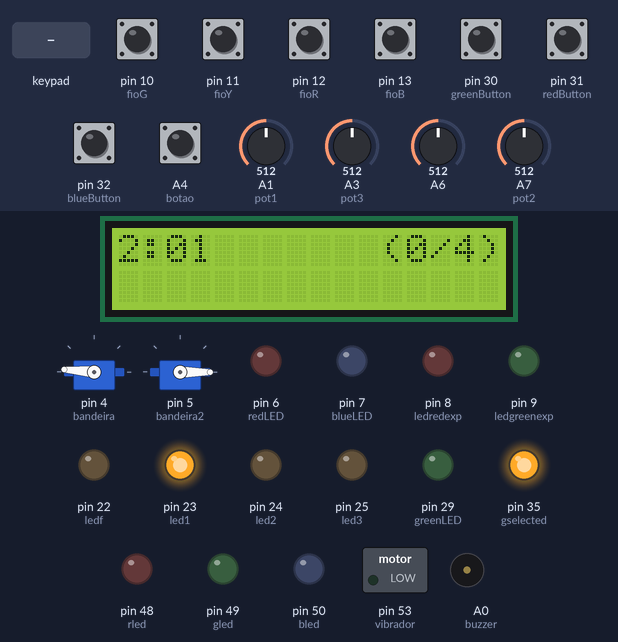
Bench run of a sketch on a simulated Arduino Mega 2560, built with avr-gcc and run on an emulated ATmega2560. On the bench: 16×2 character LCD, 2 × servo, switched loads named in the sketch (green lamp = pin HIGH), output pins drawn as LEDs (lit = HIGH), buzzer (waves = sounding). Dashed ring = blinking. The test bench sets the inputs (shaded band); at power-on: A4 (botao), pin 10 (fioG), pin 11 (fioY), pin 12 (fioR), pin 13 (fioB), pin 30 (greenButton), pin 31 (redButton), pin 32 (blueButton) HIGH, A1 (pot1) = 512, A3 (pot3) = 512, A6 = 512, A7 (pot2) = 512. Random numbers use the default seed unless the sketch sets one; what the sketch prints to the serial monitor is not drawn. At 27.2 s the program stops and its outputs stay as they are.

Above: at 3.5 s.
3.6 s: keypad keys 8 7 4 7 4 6 D pressed 0.4 s apart
At 7.7 s:
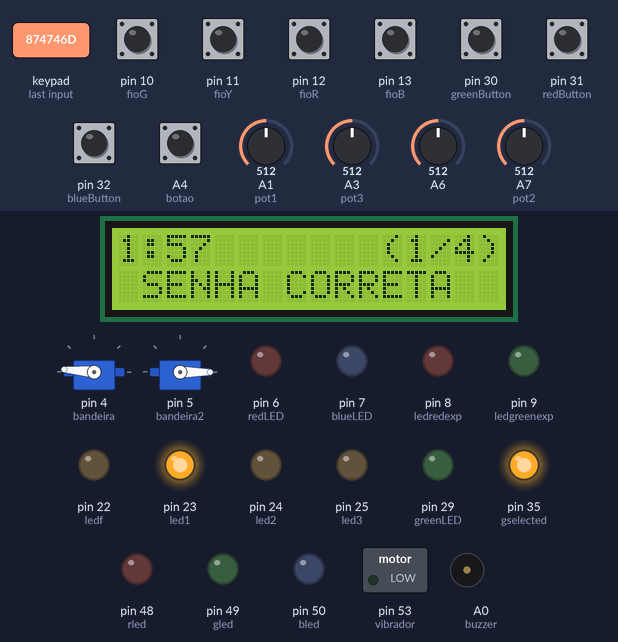
7.9 s: pin 32 (blueButton) pulled LOW for 0.15 s
At 8.8 s:
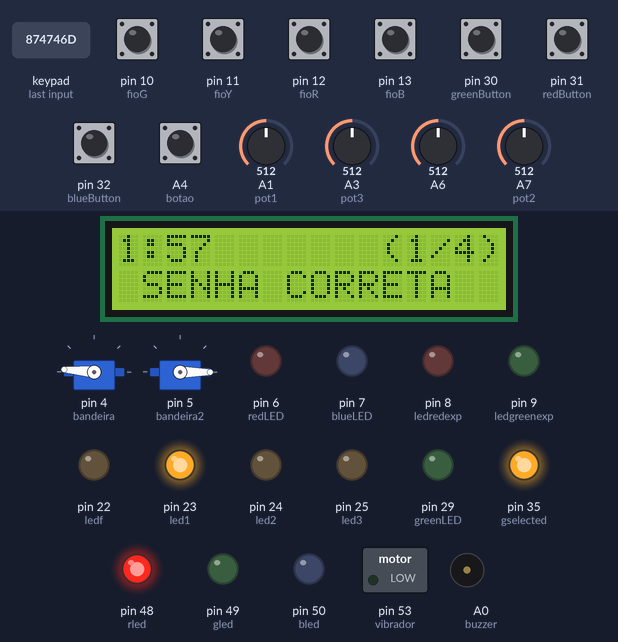
11.0 s: pin 30 (greenButton) pulled LOW for 0.15 s
At 11.32 s:
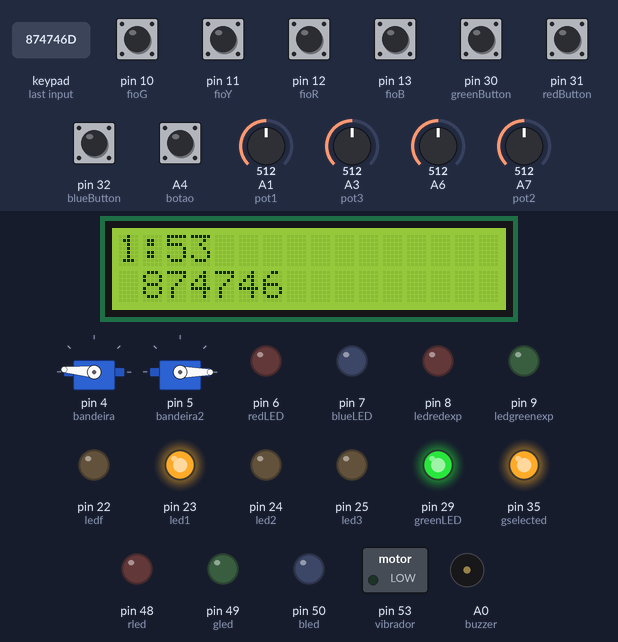
11.7 s: A4 (botao) pulled LOW for 1 s
At 15.27 s:
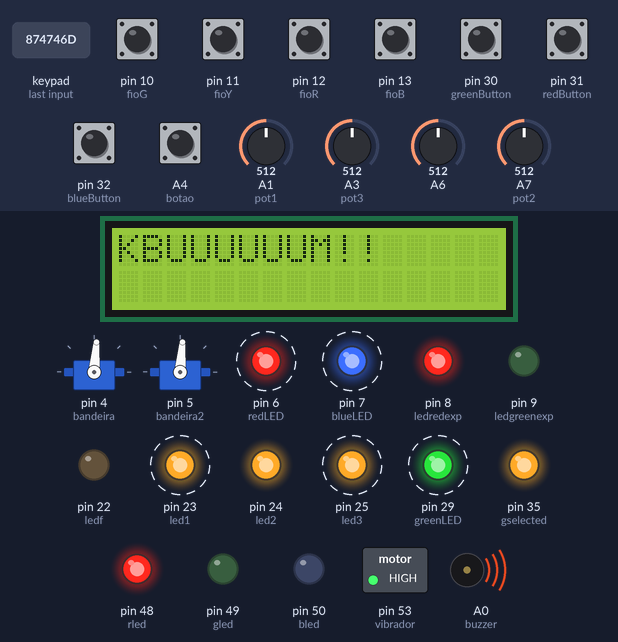
Timing chart, 0 to 28.7 s (numbered marks = the images above; inputs shaded):
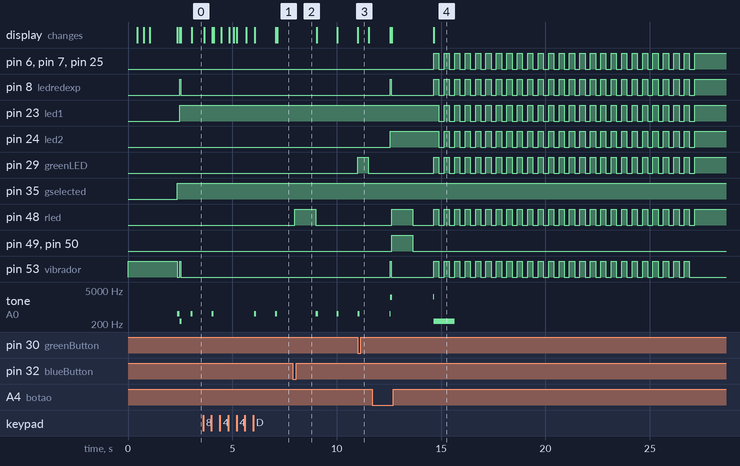

The sketch:

kabum.ino
```cpp
#include <String.h>
#include <Servo.h>
#include <time.h>
#include "LiquidCrystal_I2C.h"
#include "Button.h"
#include "Keypad.h"

LiquidCrystal_I2C lcd(0x27, 16, 2);

#define led1 23
#define led2 24
#define led3 25
#define ledf 22
#define buzzer A0

int s = 0;

int modcofre = 0;
int modsenha = 0;
int modgenius = 0;
int err = 0;

const int ledgreenexp = 9;
const int ledredexp = 8;

unsigned SecondsRemaining = 0;
unsigned long PreviousMillis = 0;
unsigned MinutesRemaining;
unsigned TimeElapsed = 0;
int t = SecondsRemaining;
const int nota_C4 = 262;
const int nota_DS7 = 2489;
const int nota_E7 = 2637;

//var kabum

Servo bandeira;
Servo bandeira2;
#define vibrador 53

int pos = 0;

// var senha

const byte LINHAS = 4; // Linhas do teclado
const byte COLUNAS = 4; // Colunas do teclado
String senhaf = "874746";
String senha = "";

const char COMBINACAO1[LINHAS][COLUNAS] = { // Matriz de caracteres (mapeamento do teclado)
  {'8', '4', '6', 'A'},
  {'9', '2', '5', 'B'},
  {'0', '1', '3', 'C'},
  {'*', '7', '#', 'D'}
};

const char COMBINACAO2[LINHAS][COLUNAS] = { // Matriz de caracteres (mapeamento do teclado)
  {'2', '3', '1', 'A'},
  {'5', '6', '4', 'B'},
  {'8', '9', '7', 'C'},
  {'*', '0', '#', 'D'}
};

const char COMBINACAO3[LINHAS][COLUNAS] = { // Matriz de caracteres (mapeamento do teclado)
  {'9', '6', '5', 'A'},
  {'2', '7', '4', 'B'},
  {'0', '3', '1', 'C'},
  {'*', '8', '#', 'D'}
};

byte PINOS_LINHAS[LINHAS] = {40, 41, 42, 43}; // Pinos de conexao com as linhas do teclado
byte PINOS_COLUNAS[COLUNAS] = {44, 45, 46, 47}; // Pinos de conexao com as colunas do teclado

Keypad teclado_personalizado1 = Keypad(makeKeymap(COMBINACAO1), PINOS_LINHAS, PINOS_COLUNAS, LINHAS, COLUNAS);
Keypad teclado_personalizado2 = Keypad(makeKeymap(COMBINACAO2), PINOS_LINHAS, PINOS_COLUNAS, LINHAS, COLUNAS);
Keypad teclado_personalizado3 = Keypad(makeKeymap(COMBINACAO3), PINOS_LINHAS, PINOS_COLUNAS, LINHAS, COLUNAS);

// var corta fio

const int fioY = 11;
const int fioR = 12;
const int fioG = 10;
const int fioB = 13 ;
boolean Y = 0;
boolean R = 0;
boolean G = 0;
boolean B = 0;
int D_current[]={G,R,B,Y};

// led central

int rselected = 39;
int gselected = 35;
int bselected = 37;

int selectedcombination = 1;

int D1[]={0,0,1,1};
int D2[]={1,1,0,0};
int D3[]={1,0,0,0};

int state[]={0,0,0,0};

int modcurrent = 0;

// var genius

Button greenButton(30);
Button redButton(31);
Button blueButton(32);

#define SEQ 6
int sequencia[SEQ] = {};
int rodada_atual = 0;
int pressed = 0;
int passo_atual_na_sequencia = 0;

const int rled = 48;
const int gled = 49;
const int bled = 50;

const int greenLED = 29;
const int redLED = 6;
const int blueLED = 7;

int botao_pressionado = 0;  // Inicializa botão em 0
int perdeu_o_jogo = false;  // Variável fim de jogo

// var cofre

#define led1c 26
#define led2c 27
#define led3c 28
#define pot1 A1
#define pot2 A7
#define pot3 A3

int correct1 = 0;
int correct2 = 0;
int correct3 = 0;

Button botao(A4);

byte valor1 = 0;
byte valor2 = 0;
byte valor3 = 0;
byte codigo1 = 0;
byte codigo2 = 0;
byte codigo3 = 0;
byte intervalo = 8;

unsigned long tempoAntes = 0;
unsigned long tempoDepois = 0;

int seedgerada = 0;
int beeped1 = 0;
int beeped2 = 0;
int beeped3 = 0;

void setup() {
  Serial.begin(9600);
  pinMode(ledredexp,OUTPUT);
  pinMode(ledgreenexp,OUTPUT);
  pinMode(vibrador,OUTPUT);
  analogWrite(vibrador, 255);
  // corta fio setup
  pinMode(fioY,INPUT_PULLUP);
  pinMode(fioR,INPUT_PULLUP);
  pinMode(fioG,INPUT_PULLUP);
  pinMode(fioB,INPUT_PULLUP);
  pinMode(rselected,OUTPUT);
  pinMode(gselected,OUTPUT);
  pinMode(bselected,OUTPUT);


  // cofre setup

  pinMode(led1, OUTPUT);
  pinMode(led2, OUTPUT);
  pinMode(led3, OUTPUT);
  pinMode(pot1, INPUT);
  pinMode(pot2, INPUT);
  pinMode(pot3, INPUT);

  digitalWrite(led1, LOW);
  digitalWrite(led2, LOW);
  digitalWrite(led3, LOW);

  tempoAntes = millis();

  Serial.begin(9600);
  botao.begin();

  // genius setup

  greenButton.begin();
  redButton.begin();
  blueButton.begin();

  pinMode(greenLED, OUTPUT);
  pinMode(redLED, OUTPUT);
  pinMode(blueLED, OUTPUT);
  pinMode(rled, OUTPUT);
  pinMode(gled, OUTPUT);
  pinMode(bled, OUTPUT);

  // master setup

  pinMode(led1, OUTPUT);
  pinMode(led2, OUTPUT);
  pinMode(led3, OUTPUT);
  pinMode(ledf, OUTPUT);
  pinMode(buzzer, OUTPUT);

  digitalWrite(led1, LOW);
  digitalWrite(led2, LOW);
  digitalWrite(led3, LOW);
  digitalWrite(ledf, LOW);
  lcd.init(); //inicialização do lcd
  lcd.backlight();
  lcd.clear();
  lcd.begin(16,2); //Iniciar a comunicação com o display

  // kabum setup

  bandeira.attach(4);
  bandeira.write(175);

  bandeira2.attach(5);
  bandeira2.write(pos);

  //INTRO:
  lcd.print("Desarme a Bomba!");
  lcd.setCursor(0,1);
  delay(300);
  lcd.write(byte(62));

  delay(300);
  lcd.write(byte(58));
  delay(300);
  lcd.write(byte(41));
  delay(300);
  //lcd.clear();
  delay(1000);
  analogWrite(vibrador, 0);
  //tempo

  MinutesRemaining = 02;
  SecondsRemaining = 04;
}

void loop() {
  countdown();

  if(seedgerada == 0){
    Serial.print("Random seed: ");
    Serial.println(analogRead(A6));
    Serial.println("-------------------------------");
    randomSeed(analogRead(A6));
    codigo1 = random(0, 73);
    codigo2 = random(0, 73);
    codigo3 = random(0, 73);

    selectedcombination = random(1, 4);

    if(selectedcombination == 1){
      digitalWrite(rselected, HIGH);
    }
    if(selectedcombination == 2){
      digitalWrite(gselected, HIGH);
    }
    if(selectedcombination == 3){
      digitalWrite(bselected, HIGH);
    }

    seedgerada = 1;
  }

  //------------
  // senha loop
    char key = "";
    if(selectedcombination == 1){
      key = teclado_personalizado1.getKey();
    } else if(selectedcombination == 2){
      key = teclado_personalizado2.getKey();
    } else if(selectedcombination == 3){
      key = teclado_personalizado3.getKey();
    }

    if(modsenha == 0){
      if (key >= '0' && key <= '9') {
          senha += key;
          lcd.setCursor(1,1);
          lcd.print(senha);
          lcd.setCursor(0,1);
      }

      if (key == 'C') {
          senha.remove(senha.length() - 1, 1);
      }

      if(key == 'D'){
        if(senha == senhaf){
          modsenha = 1;
        }else {
          err++;
          senha = "";
        }
      }
    }
    if(modsenha != 0){
        lcd.setCursor(1,1);
        lcd.print("SENHA CORRETA");
        lcd.setCursor(0,1);
    }

     // genius loop

     if(modgenius != 0){
        digitalWrite(gled, HIGH);
     }

     if(greenButton.pressed() && selectedcombination == 1 || blueButton.pressed() && selectedcombination == 2 || redButton.pressed() && selectedcombination == 3){
        pressed = 1;
      }
      if (perdeu_o_jogo) {
        digitalWrite(rled, HIGH);
        digitalWrite(gled, HIGH);
        digitalWrite(bled, HIGH);
        delay(1000);
        digitalWrite(rled, LOW);
        digitalWrite(gled, LOW);
        digitalWrite(bled, LOW);
        delay(1000);
        sequencia[SEQ] = {};
        rodada_atual = 0;
        passo_atual_na_sequencia = 0;
        err++;
        perdeu_o_jogo = false;
    } else if (pressed == 1 && modgenius == 0){
        proximaRodada();        // Inicia a próxima rodada
        reproduzirSequencia();  // Reproduz a sequencia atual
        aguardarJogador();      // Aguarda jogadas
        delay(1000);            // 1 segundo de uma jogada a outra
        countdown();
    }

    // cofre loop

    if(modcofre == 0){
      valor1 = map(analogRead(pot1), 0, 1023, 0, 80);
      valor2 = map(analogRead(pot2), 0, 1023, 0, 80);
      valor3 = map(analogRead(pot3), 0, 1023, 0, 80);
      tempoDepois = millis();
      if(tempoDepois - tempoAntes >= 210) {
        Serial.print("Cod1: ");
        Serial.print(codigo1);
        Serial.print(" Pot1: ");
        Serial.print(valor1);
        Serial.print(" Cod2: ");
        Serial.print(codigo2);
        Serial.print(" Pot2: ");
        Serial.print(valor2);
        Serial.print(" Cod3: ");
        Serial.print(codigo3);
        Serial.print(" Pot3: ");
        Serial.println(valor3);
        if (valor1 >= codigo1 && valor1 < codigo1 + intervalo) {
          digitalWrite(led1c, HIGH);
          correct1 = 1;
        }
        else {
          correct1 = 0;
          digitalWrite(led1c, LOW);
        }
        if (valor2 >= codigo2 && valor2 < codigo2 + intervalo) {
          correct2 = 1;
          digitalWrite(led2c, HIGH);
        }
        else {
          digitalWrite(led2c, LOW);
          correct2 = 0;
        }
        if (valor3 >= codigo3 && valor3 < codigo3 + intervalo) {
          digitalWrite(led3c, HIGH);
          correct3 = 1;
        }
        else {
          digitalWrite(led3c, LOW);
          correct3 = 0;
        }
        tempoAntes = millis();
      }
      if (botao.pressed()) {
        if(correct1 + correct2 + correct3 == 3) {
          modcofre = 1;
        } else {
          err++;
        }
      }
    }

     if(err == 1){
        digitalWrite(led1, HIGH);
        if(beeped1 == 0){
          beeperr(err);
          beeped1 = 1;
          digitalWrite(ledredexp,HIGH);
          analogWrite(vibrador, 255);
          delay(50);
          digitalWrite(ledredexp,LOW);
          analogWrite(vibrador, 0);
        }
     }
     if(err == 2){
        digitalWrite(led2, HIGH);
        if(beeped2 == 0){
          beeperr(err);
          beeped2 = 1;
          digitalWrite(ledredexp,HIGH);
          analogWrite(vibrador, 255);
          delay(50);
          digitalWrite(ledredexp,LOW);
          analogWrite(vibrador, 0);
        }
     }
     if(err == 3){
        if(beeped3 == 0){
          beeperr(err);
          beeped3 = 1;
        }
        bandeira.write(85);
        bandeira2.write(85);

        if(s<10){
        lcd.clear();
        lcd.print("KBUUUUUUM!!");
        tone(buzzer, nota_C4,1000);}

        do{
        acendeleds();
        analogWrite(vibrador, 255);
        delay(250);
        apagaleds();
        analogWrite(vibrador, 0 );
        delay(250);
        s++;
        }while(s<25);
        while(s>=25){acendeleds();}

     }

     if(modcofre != 0 && modsenha != 0 && modgenius != 0 && modcurrent !=0){
        digitalWrite(ledf, HIGH);
        digitalWrite(ledgreenexp,HIGH);
        while(true){
          lcd.clear();
          lcd.print("BOMB DISARMED IN");
          lcd.setCursor(0,1);
          lcd.print("0");
          lcd.print(TimeElapsed / 60);
          lcd.print(":");
          if(TimeElapsed % 60 < 10)
          {
            lcd.print("0");
           }
          lcd.print(TimeElapsed % 60);
          delay(1000);
          lcd.setCursor(0,0);
          lcd.clear();
        }
     }

  if(modcurrent == 0){
    corrente();
    if(selectedcombination == 1){
      Serial.print(D1[0]);
      Serial.print(D1[1]);
      Serial.print(D1[2]);
      Serial.print(D1[3]);
      Serial.print("-----------");
      if(D_current[0] == D1[0] && D_current[1] == D1[1] && D_current[2] == D1[2] && D_current[3] == D1[3]){
         modcurrent = 1;
      }
      for(int ii = 0; ii < 4; ii++){
        if(D_current[ii] != 0 && D1[ii] != 1 && D_current[ii] != state[ii]){
          err++;
          for(int ij = 0; ij < 4; ij++){
            state[ij] = D_current[ij];
          }
        }
      }
    }

    if(selectedcombination == 2){
      Serial.print(D2[0]);
      Serial.print(D2[1]);
      Serial.print(D2[2]);
      Serial.print(D2[3]);
      Serial.print("-----------");
      if(D_current[0] == D2[0] && D_current[1] == D2[1] && D_current[2] == D2[2] && D_current[3] == D2[3]){
         modcurrent = 1;
      }

      for(int ii = 0; ii < 4; ii++){
        if(D_current[ii] != 0 && D2[ii] != 1 && D_current[ii] != state[ii]){
          err++;
          for(int ij = 0; ij < 4; ij++){
            state[ij] = D_current[ij];
          }
        }
      }
    }

    if(selectedcombination == 3){
      Serial.print(D3[0]);
      Serial.print(D3[1]);
      Serial.print(D3[2]);
      Serial.print(D3[3]);
      Serial.print("-----------");
      if(D_current[0] == D3[0] && D_current[1] == D3[1] && D_current[2] == D3[2] && D_current[3] == D3[3]){
         modcurrent = 1;
      }

      for(int ii = 0; ii < 4; ii++){
        if(D_current[ii] != 0 && D3[ii] != 1 && D_current[ii] != state[ii]){
          err++;
          for(int ij = 0; ij < 4; ij++){
            state[ij] = D_current[ij];
          }
        }
      }
    }
  }
}

void beeperr(int err) {
  if(err == 1){
    tone(buzzer, nota_C4,100);
  }else if(err == 2){
    tone(buzzer,nota_DS7,100);
  }else if(err == 3){
    tone(buzzer,nota_E7,100);
  }
}

// genius functions

void proximaRodada() {
  int numero_sorteado = random(0, 3);
  Serial.print("COR: ");
  Serial.print(numero_sorteado);
  sequencia[rodada_atual++] = numero_sorteado;
}

void flash(int color, int durationMs) {
  if(color == 0){ //red
    digitalWrite(rled, HIGH);
    delay(durationMs);
    digitalWrite(rled, LOW);
  }
  if(color == 1){ //green
    digitalWrite(gled, HIGH);
    delay(durationMs);
    digitalWrite(gled, LOW);
  }
  if(color == 2){ //blue
    digitalWrite(bled, HIGH);
    delay(durationMs);
    digitalWrite(bled, LOW);
  }
}


void reproduzirSequencia() {
  for (int i = 0; i < rodada_atual; i++) {
    if(rodada_atual == SEQ){
        if(modgenius == 0){
          modgenius = 1;
        }
        break;
     }
    flash(sequencia[i], 1000);
    countdown();
    correct();
  }
}

void aguardarJogador() {  // Aguarda o inicio do jogo
  for (int i = 0; i < rodada_atual; i++) {
    aguardarJogada();
    verificarJogada();
    countdown();

    if (perdeu_o_jogo) {
      break;
    }
    if(rodada_atual == SEQ){
        if(modgenius == 0){
          modgenius = 1;
        }
        break;
     }

    passo_atual_na_sequencia++;
  }

  passo_atual_na_sequencia = 0;  // Redefine a variável
}

void aguardarJogada() {
  boolean jogada_efetuada = false;
  while (!jogada_efetuada) {
      countdown();
      if(rodada_atual == SEQ){
        if(modgenius == 0){
          modgenius = 1;
        }
        break;
      }
      if (greenButton.pressed()) {
        botao_pressionado = 1;
        digitalWrite(greenLED, HIGH);
        delay(500);
        digitalWrite(greenLED, LOW);
        countdown();

        jogada_efetuada = true;
      } else if (redButton.pressed()) {
        botao_pressionado = 0;
        digitalWrite(redLED, HIGH);
        delay(500);
        digitalWrite(redLED, LOW);
        countdown();

        jogada_efetuada = true;
      } else if (blueButton.pressed()) {
        botao_pressionado = 2;
        digitalWrite(blueLED, HIGH);
        delay(500);
        digitalWrite(blueLED, LOW);
        countdown();

        jogada_efetuada = true;
      }
  }
}

void verificarJogada() {
  countdown();
  if(rodada_atual != SEQ){
    if (sequencia[passo_atual_na_sequencia] != botao_pressionado) {
      perdeu_o_jogo = true;
    }
  } else if(modgenius == 0){
      if (sequencia[passo_atual_na_sequencia] != botao_pressionado) {
        perdeu_o_jogo = true;
      } else{
        modgenius = 1;
      }
  }
}

void correct() {
  lcd.setCursor(11,0);
  lcd.print("(");
  lcd.print(modsenha + modcofre + modgenius + modcurrent);
  lcd.print("/");
  lcd.print("4");
  lcd.print(")");
  lcd.setCursor(0,1);
}

void countdown() {
  correct();
  unsigned long currentMillis = millis();

  if (currentMillis - PreviousMillis >= 1000)
  {
    PreviousMillis += 1000;
    if (SecondsRemaining > 0)
    {
      lcd.clear();
      SecondsRemaining--;
      TimeElapsed++;
      if (MinutesRemaining < 1){
        tone(buzzer, 3000, 100);
        digitalWrite(ledredexp,HIGH);
        delay(100);
        digitalWrite(ledredexp,LOW);
      }else {
        tone(buzzer, 523, 100);
      }
    }else if (SecondsRemaining == 0)
    {
      MinutesRemaining -= 1;
      SecondsRemaining += 59;

    }
    lcd.clear();
    lcd.print(MinutesRemaining);
    lcd.print(":");
    if(SecondsRemaining < 10)
    {
      lcd.print("0");
     }
    lcd.print(SecondsRemaining);
    if(senha != ""){
      lcd.setCursor(1,1);
      lcd.print(senha);
      lcd.setCursor(0,1);
    }
    if (MinutesRemaining + SecondsRemaining == 0)
    {
        bandeira.write(85);
        bandeira2.write(85);

        if(s<10){
        lcd.clear();
        lcd.print("KBUUUUUUM!!");
        tone(buzzer, nota_C4,1000);}

        do{
        acendeleds();
        delay(250);
        apagaleds();
        delay(250);
        s++;
        }while(s<25);
        while(s>=25){acendeleds();}

  }
}}


void corrente(){
  Y = digitalRead(fioY);
  R = digitalRead(fioR);
  G = digitalRead(fioG);
  B = digitalRead(fioB);
  // Print for debug:
  Serial.println("D_current:");
  D_current[0] = G;
  D_current[1] = R;
  D_current[2] = B;
  D_current[3] = Y;
  Serial.println(D_current[0]);
  Serial.println(D_current[1]);
  Serial.println(D_current[2]);
  Serial.println(D_current[3]);
  Serial.println(" ");
}

void acendeleds(){
        digitalWrite(led1, HIGH);
        digitalWrite(led2, HIGH);
        digitalWrite(led3, HIGH);
        digitalWrite(rled, HIGH);
        digitalWrite(led1c, HIGH);
        digitalWrite(led2c, HIGH);
        digitalWrite(led3c, HIGH);
        digitalWrite(greenLED, HIGH);
        digitalWrite(blueLED, HIGH);
        digitalWrite(redLED, HIGH);
        digitalWrite(ledredexp,HIGH);
        }

void apagaleds(){
        digitalWrite(led1, LOW);
        digitalWrite(led2, LOW);
        digitalWrite(led3, LOW);
        digitalWrite(rled, LOW);
        digitalWrite(led1c, LOW);
        digitalWrite(led2c, LOW);
        digitalWrite(led3c, LOW);
        digitalWrite(greenLED, LOW);
        digitalWrite(blueLED, LOW);
        digitalWrite(redLED, LOW);
        digitalWrite(ledredexp,LOW);
        }
```

Button.h
```cpp
// (licence header left out)
#ifndef Button_h
#define Button_h
#include "Arduino.h"

class Button
{
	public:
		Button(uint8_t pin, uint16_t debounce_ms = 100);
		void begin();
		bool read();
		bool toggled();
		bool pressed();
		bool released();
		bool has_changed();
		uint16_t repeat_count();
		void set_repeat(int16_t delay_ms, int16_t repeat_ms);

		const static bool PRESSED = LOW;
		const static bool RELEASED = HIGH;

	private:
		uint16_t repeats_since_press();

		uint8_t  _pin;
		uint16_t _delay;
		bool     _state;
		uint32_t _ignore_until;
		bool     _has_changed;
		uint16_t _reported_repeats;
		int16_t  _repeat_delay_ms;
		int16_t  _repeat_ms;
};

#endif
```

Source omitted: Button.cpp (2222 bytes), Key.cpp (1488 bytes), Key.h (1560 bytes)

Measured:
- after the input at 7.9 s, pin 48 (rled): LOW → HIGH after 0.08 s, → LOW 1.0 s later
- after the input at 11.0 s, pin 29 (greenLED): LOW → HIGH at once, → LOW 0.50 s later
- after the input at 11.7 s, pin 6 (redLED), pin 7 (blueLED): alternates HIGH for 0.25 s and LOW for 0.25 s, 51 changes in all, then stays HIGH, starting after 3.0 s
- by itself, pin 24 (led2): repeats every 0.50 s: LOW 0.25 s, HIGH 0.25 s, until it stays HIGH from 27.2 s
- by itself, tone on A0 (buzzer): plays 523 Hz for 0.02 s, 2489 Hz for 0.10 s, 2637 Hz for 0.01 s, 262 Hz for 1.0 s
